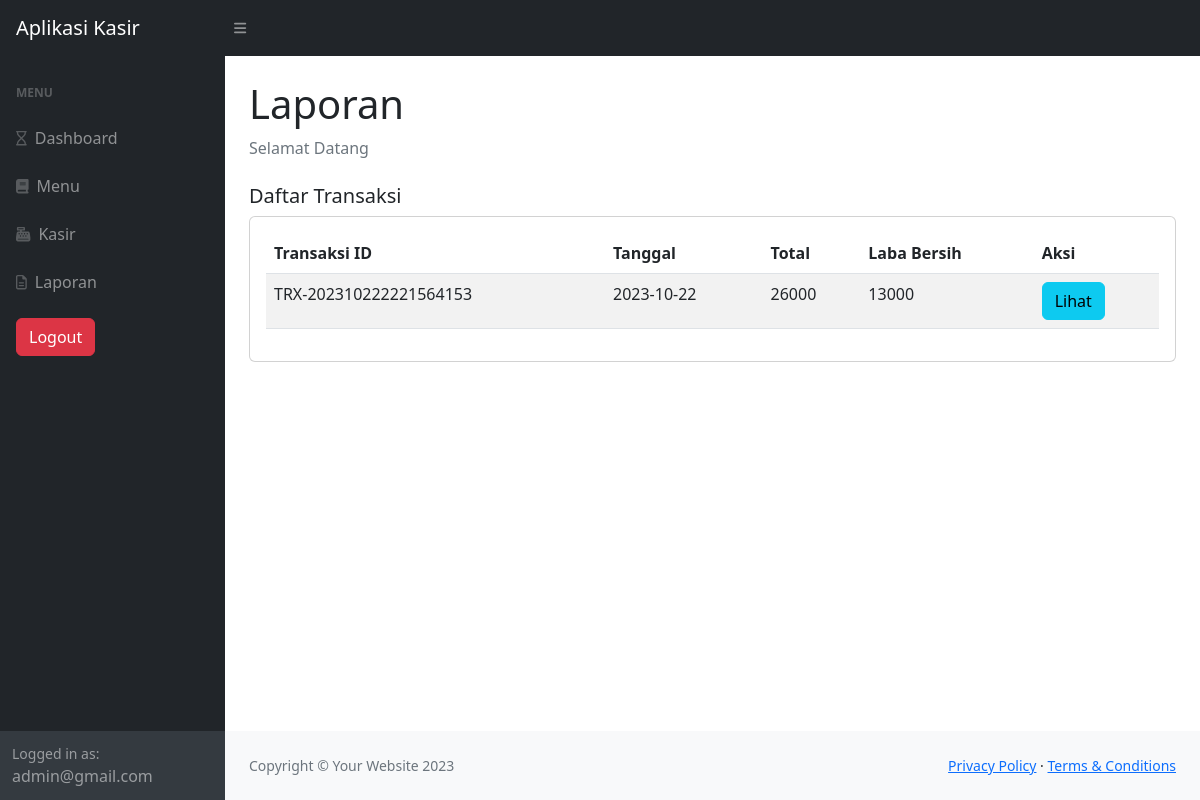
Page /pages/laporan/index.php (signed in) on the committed database.
### tables this page shows
CREATE TABLE `transaksi` (
  `id` int NOT NULL,
  `transaksi_id` varchar(255) NOT NULL,
  `tanggal` date NOT NULL,
  `total` int NOT NULL
);

### function/kasir.php (called while the page is built, shortened)
<?php
require_once "./../../config/database.php";
function getTransaksi()
{
    global $conn;
    $query = "SELECT t.id, t.transaksi_id, t.tanggal, t.total, SUM(p.harga_jual - p.harga_beli) AS laba_bersih FROM transaksi t JOIN transaksi_detail td ON t.id = td.transaksi_id JOIN produk p ON p.id = td.produk_id GROUP BY t.id, t.transaksi_id, t.tanggal, t.total;";
    $result = mysqli_query($conn, $query);
    $rows = [];
    while($row = mysqli_fetch_assoc($result))
    {
        $rows[] = $row;
    }
    return $rows;
}
?>

### pages/laporan/index.php (the view, shortened to what this page needs)
<?php require_once "./../../views/layouts/header.php" ?>
<?php
require_once "./../../function/menu.php";
require_once "./../../function/kasir.php";
$transactions = getTransaksi();
?>
<main>
    <div class="container-fluid px-4">
        <h1 class="mt-4">Laporan</h1>
        <ol class="breadcrumb mb-4">
            <li class="breadcrumb-item active">Selamat Datang</li>
        </ol>
        <div class="d-flex flex-column gap-3">
            <div class="row">
                <div class="col">
                    <h5>Daftar Transaksi</h5>
                    <div class="card">
                        <div class="card-body">
                            <div class="card-table">
                                <table class="table table-striped">
                                    <thead>
                                        <tr>
                                            <th>Transaksi ID</th>
                                            <th>Tanggal</th>
                                            <th>Total</th>
                                            <th>Laba Bersih</th>
                                            <th>Aksi</th>
                                        </tr>
                                    </thead>
                                    <tbody>
                                        <?php foreach($transactions as $transaction) : ?>
                                        <tr>
                                            <td><?= $transaction["transaksi_id"] ?></td>
                                            <td><?= $transaction["tanggal"] ?></td>
                                            <td><?= $transaction["total"] ?></td>
                                            <td><?= $transaction["laba_bersih"] ?></td>
                                            <td>
                                                <a href="<?= BASE_URL ?>/kasir/detail.php?id=<?= $transaction["id"] ?>" class="btn btn-info">Lihat</a>
                                            </td>
                                        </tr>
                                        <?php endforeach; ?>
                                    </tbody>
                                </table>
                            </div>
                        </div>
                    </div>
                </div>
            </div>
        </div>
    </div>
</main>
<?php require_once "./../../views/layouts/footer.php" ?>

### rows in the picture
transaksi: transaksi "TRX-202310222221564153", tanggal "2023-10-22", total "26000", laba_bersih "13000"

### other values in the picture
$_SESSION["username"] "admin@gmail.com"
